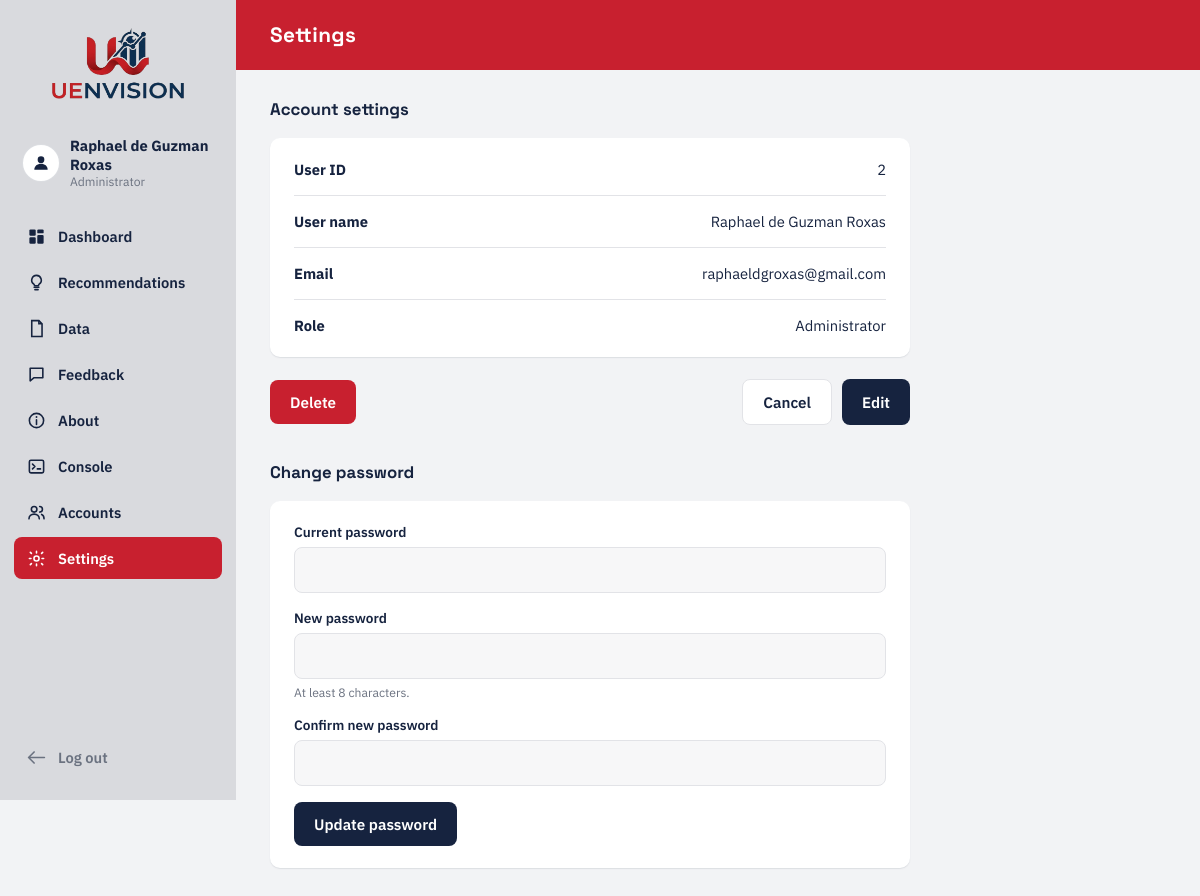
Screenshot of /settings/ (signed in) with the database file from the repository.
### myapp/models.py (models this page shows, shortened)
class CustomUser(AbstractBaseUser, PermissionsMixin):
    class Role(models.TextChoices):
        ADMINISTRATOR = "administrator", "Administrator"
        FACULTY = "faculty", "Faculty"
        STUDENT = "student", "Student"
        ALUMNI = "alumni", "Alumni"
    email = models.EmailField(unique=True)
    role = models.CharField(max_length=20, choices=Role.choices, default=Role.FACULTY)
    last_name = models.CharField(max_length=100)
    first_name = models.CharField(max_length=100)
    middle_name = models.CharField(max_length=100, blank=True)  # optional, per signup.html
    target_role = models.CharField(max_length=60, blank=True)
    is_active = models.BooleanField(default=True)
    is_staff = models.BooleanField(default=False)
    date_joined = models.DateTimeField(auto_now_add=True)
    objects = CustomUserManager()
    USERNAME_FIELD = "email"
    REQUIRED_FIELDS = ["first_name", "last_name"]  # asked for when using createsuperuser
    @property
    def is_administrator(self):
        return self.role == self.Role.ADMINISTRATOR
    @property
    def is_learner(self):
        return self.role in (self.Role.STUDENT, self.Role.ALUMNI)
    def get_full_name(self):
        parts = [self.first_name, self.middle_name, self.last_name]
        return " ".join(p for p in parts if p)

### myapp/views.py (the view)
# urls.py: path("settings/", views.settings_view, name="settings"),
@login_required
def settings_view(request):
    return render(request, "settings.html", {"active_page": "settings", "min_password_length": MIN_PASSWORD_LENGTH})

### myapp/templates/settings.html (shortened to what this page needs)
{% extends "app_base.html" %}
{% block page_content %}
<section class="page is-active" id="page-settings">
  <header class="page-header"><h1>Settings</h1></header>
  <div class="page-body">
    <h2 class="section-title">Account settings</h2>
    <dl class="settings-list">
      <div class="settings-row"><dt>User ID</dt><dd id="set-userid">{{ user.pk }}</dd></div>
      <div class="settings-row"><dt>User name</dt><dd id="set-name" data-editable data-type="text">{{ user.get_full_name }}</dd></div>
      <div class="settings-row"><dt>Email</dt><dd id="set-email" data-editable data-type="email">{{ user.email }}</dd></div>
      <div class="settings-row"><dt>Role</dt><dd id="set-role">{{ user.get_role_display }}</dd></div>
    </dl>
    <div class="settings-actions">
      <button class="btn btn-red" id="delete-btn">Delete</button>
      <span class="settings-actions-right">
        <button class="btn btn-ghost" id="cancel-edit-btn" hidden>Cancel</button>
        <button class="btn btn-navy" id="edit-btn">Edit</button>
      </span>
    </div>
    <h2 class="section-title settings-section-gap">Change password</h2>
    <form class="settings-card" id="password-form" method="post" action="{% url 'change_password' %}">
      <label class="field"><span>Current password</span>
        <input type="password" name="current_password" id="pw-current" autocomplete="current-password" required></label>
      <label class="field"><span>New password</span>
        <input type="password" name="new_password" id="pw-new" autocomplete="new-password" minlength="{{ min_password_length }}" required>
        <small class="field-hint">At least {{ min_password_length }} characters.</small></label>
      <label class="field"><span>Confirm new password</span>
        <input type="password" name="confirm_password" id="pw-confirm" autocomplete="new-password" minlength="{{ min_password_length }}" required></label>
      <button type="submit" class="btn btn-navy">Update password</button>
    </form>
  </div>
</section>
{% endblock %}

### myapp/templates/app_base.html (shortened to what this page needs)
{% extends "base.html" %}
{% load static %}
{% block content %}
<section id="app" class="is-active">
  <div class="app-shell">
    <aside class="sidebar" id="sidebar">
      <div class="sidebar-top">
        <button type="button" class="logo-toggle" id="collapse-btn" aria-label="Collapse or expand sidebar" title="Collapse / expand sidebar">
          {% include "_logo.html" with logo_class="sidebar-logo sidebar-logo--full" %}
        </button>
      </div>
      <a class="profile" id="profile-btn" href="{% url 'settings' %}">
        <span class="avatar" aria-hidden="true">
          <svg viewBox="0 0 24 24"><circle cx="12" cy="8" r="4" fill="currentColor"/><path d="M4 20c0-4.4 3.6-7 8-7s8 2.6 8 7" fill="currentColor"/></svg>
        </span>
        <span class="profile-text">
          <span class="profile-name">{{ user.get_full_name }}</span>
          <span class="profile-role">{{ user.get_role_display }}</span>
        </span>
      </a>
      <nav class="nav" aria-label="Main">
        {% if user.is_learner %}
        <a class="nav-item {% if active_page == 'student_dashboard' %}is-active{% endif %}" href="{% url 'student_dashboard' %}">
          <span class="nav-icon" aria-hidden="true">
            <svg viewBox="0 0 24 24"><rect x="3" y="3" width="8" height="8" rx="1.5" fill="currentColor"/><rect x="13" y="3" width="8" height="5" rx="1.5" fill="currentColor"/><rect x="13" y="10" width="8" height="11" rx="1.5" fill="currentColor"/><rect x="3" y="13" width="8" height="8" rx="1.5" fill="currentColor"/></svg>
          </span>
          <span>My skill gap</span>
        </a>
        <a class="nav-item {% if active_page == 'my_skills' %}is-active{% endif %}" href="{% url 'my_skills' %}">
          <span class="nav-icon" aria-hidden="true">
            <svg viewBox="0 0 24 24"><path d="M4 5.5A1.5 1.5 0 0 1 5.5 4H11v16H5.5A1.5 1.5 0 0 1 4 18.5z M13 4h5.5A1.5 1.5 0 0 1 20 5.5v13a1.5 1.5 0 0 1-1.5 1.5H13z" fill="none" stroke="currentColor" stroke-width="2" stroke-linejoin="round"/></svg>
          </span>
          <span>My subjects &amp; skills</span>
        </a>
        {% else %}
        <a class="nav-item {% if active_page == 'dashboard' %}is-active{% endif %}" href="{% url 'dashboard' %}">
          <span class="nav-icon" aria-hidden="true">
            <svg viewBox="0 0 24 24"><rect x="3" y="3" width="8" height="8" rx="1.5" fill="currentColor"/><rect x="13" y="3" width="8" height="5" rx="1.5" fill="currentColor"/><rect x="13" y="10" width="8" height="11" rx="1.5" fill="currentColor"/><rect x="3" y="13" width="8" height="8" rx="1.5" fill="currentColor"/></svg>
          </span>
          <span>Dashboard</span>
        </a>
        <a class="nav-item {% if active_page == 'recommendations' %}is-active{% endif %}" href="{% url 'recommendations' %}">
          <span class="nav-icon" aria-hidden="true">
            <svg viewBox="0 0 24 24"><path d="M9 18h6M10 21h4" stroke="currentColor" stroke-width="2" stroke-linecap="round"/><path d="M12 3a6 6 0 0 0-3.5 10.9c.6.5 1 1.2 1 2V16h5v-.1c0-.8.4-1.5 1-2A6 6 0 0 0 12 3z" fill="none" stroke="currentColor" stroke-width="2" stroke-linejoin="round"/></svg>
          </span>
          <span>Recommendations</span>
        </a>
        <a class="nav-item {% if active_page == 'data' %}is-active{% endif %}" href="{% url 'data' %}">
          <span class="nav-icon" aria-hidden="true">
            <svg viewBox="0 0 24 24"><path d="M6 2h9l4 4v16H6z" fill="none" stroke="currentColor" stroke-width="2"/><path d="M15 2v4h4" fill="none" stroke="currentColor" stroke-width="2"/></svg>
          </span>
          <span>Data</span>
        </a>
        {% endif %}
        <a class="nav-item {% if active_page == 'feedback' %}is-active{% endif %}" href="{% url 'feedback' %}">
          <span class="nav-icon" aria-hidden="true">
            <svg viewBox="0 0 24 24"><path d="M4 4h16v12H9l-5 4z" fill="none" stroke="currentColor" stroke-width="2" stroke-linejoin="round"/></svg>
          </span>
          <span>Feedback</span>
        </a>
        <a class="nav-item {% if active_page == 'about' %}is-active{% endif %}" href="{% url 'about' %}">
          <span class="nav-icon" aria-hidden="true">
            <svg viewBox="0 0 24 24"><circle cx="12" cy="12" r="9" fill="none" stroke="currentColor" stroke-width="2"/><line x1="12" y1="11" x2="12" y2="17" stroke="currentColor" stroke-width="2" stroke-linecap="round"/><circle cx="12" cy="7.5" r="1.2" fill="currentColor"/></svg>
          </span>
          <span>About</span>
        </a>
        {% if user.is_administrator %}
        <a class="nav-item {% if active_page == 'console' %}is-active{% endif %}" href="{% url 'console' %}">
          <span class="nav-icon" aria-hidden="true">
            <svg viewBox="0 0 24 24"><rect x="3" y="4" width="18" height="16" rx="2" fill="none" stroke="currentColor" stroke-width="2"/><path d="M7 9l3 3-3 3M13 15h4" fill="none" stroke="currentColor" stroke-width="2" stroke-linecap="round" stroke-linejoin="round"/></svg>
          </span>
          <span>Console</span>
        </a>
        {% endif %}
        {% if user.is_administrator %}
        <a class="nav-item {% if active_page == 'accounts' %}is-active{% endif %}" href="{% url 'accounts' %}">
          <span class="nav-icon" aria-hidden="true">
          </span>
          <span>Accounts</span>
        </a>
        {% endif %}
        <a class="nav-item {% if active_page == 'settings' %}is-active{% endif %}" href="{% url 'settings' %}">
          <span class="nav-icon" aria-hidden="true">
            <svg viewBox="0 0 24 24"><circle cx="12" cy="12" r="3.2" fill="none" stroke="currentColor" stroke-width="2"/><path d="M12 3v2M12 19v2M4.2 4.2l1.4 1.4M18.4 18.4l1.4 1.4M3 12h2M19 12h2M4.2 19.8l1.4-1.4M18.4 5.6l1.4-1.4" stroke="currentColor" stroke-width="2" stroke-linecap="round"/></svg>
          </span>
          <span>Settings</span>
        </a>
      </nav>
      <a class="nav-item nav-item--collapse" id="logout-btn" href="{% url 'logout' %}">
        <span class="nav-icon" aria-hidden="true">
          <svg viewBox="0 0 24 24"><path d="M9 5l-7 7 7 7M2 12h20" fill="none" stroke="currentColor" stroke-width="2" stroke-linecap="round" stroke-linejoin="round"/></svg>
        </span>
        <span>Log out</span>
      </a>
    </aside>
    <main class="content">
      {% block page_content %}{% endblock %}
    </main>
  </div>
</section>
{% endblock %}

### myapp/static/myapp/styles.css (style rules this page uses)
:root { --red: #c8202f; --red-dark: #a11824; --navy: #16233f; --navy-light: #24365e; --bg: #f2f3f5; --card: #ffffff; --sidebar: #d9dade; --line: #e2e3e7; --ink: #16233f; --muted: #6b7280; --muted-2: #8b8f98; --radius: 10px; --font-head: 'Space Grotesk', sans-serif; --font-body: 'IBM Plex Sans', sans-serif; --shadow-card: 0 1px 2px rgba(22,35,63,.06), 0 1px 0 rgba(22,35,63,.04); }
* { box-sizing:border-box; }
html,body { margin:0;padding:0; }
body { font-family: var(--font-body); color: var(--ink); background: var(--bg); -webkit-font-smoothing: antialiased; }
h1,h2,h3,h4 { font-family: var(--font-head); margin:0; }
button { font-family: inherit; cursor:pointer; }
a { color:inherit; }
.btn { border:none;border-radius:8px;padding:12px 20px;font-weight:600;font-size:.95rem; display:inline-flex; align-items:center; justify-content:center; gap:8px; transition: transform .12s ease, filter .12s ease; }
.btn-navy { background:var(--navy); color:#fff; }
.btn-red { background:var(--red); color:#fff; }
.btn-ghost { background:#fff; color:var(--navy); border:1px solid var(--line); }
.field { display:flex; flex-direction:column; gap:6px; font-size:.85rem; font-weight:600; color:var(--ink); }
.field input, .field select, .select-field select { font-family: inherit; font-size:.95rem; font-weight:400; padding:12px 14px; border-radius:8px; border:1px solid var(--line); background:#f7f7f8; }
#app { display:none; }
#app.is-active { display:block; }
.app-shell { display:flex; min-height:100vh; }
.sidebar { width:236px; flex-shrink:0; background:var(--sidebar); display:flex; flex-direction:column; padding: 22px 14px; transition: width .2s ease; position:sticky; top:0; height:100vh; overflow-y:auto; }
.sidebar-top { display:flex; align-items:center; justify-content:center; gap:10px; padding: 0 6px 22px; }
.profile { display:flex; align-items:center; gap:10px; background:none; border:none; text-align:left; padding:10px 8px; border-radius:8px; margin-bottom:16px; text-decoration:none; color:inherit; }
.avatar { width:38px; height:38px; border-radius:50%; background:#fff; border:1px solid rgba(22,35,63,.15); display:flex; align-items:center; justify-content:center; color:var(--navy); flex-shrink:0; }
.avatar svg { width:20px; height:20px; }
.profile-text { display:flex; flex-direction:column; line-height:1.25; }
.profile-name { font-weight:700; font-size:.92rem; }
.profile-role { font-size:.76rem; color:var(--muted); }
.nav { display:flex; flex-direction:column; gap:4px; flex:1; }
.nav-item { display:flex; align-items:center; gap:12px; background:none; border:none; text-align:left; padding:11px 12px; border-radius:8px; font-weight:600; font-size:.92rem; color:var(--ink); text-decoration:none; }
.nav-item.is-active { background:var(--red); color:#fff; }
.nav-icon { width:20px; height:20px; flex-shrink:0; display:flex; align-items:center; justify-content:center; }
.nav-icon svg { width:19px; height:19px; }
.nav-item--collapse { margin-top:auto; color:var(--muted); }
.content { flex:1; min-width:0; display:flex; flex-direction:column; }
.page { display:none; }
.page.is-active { display:block; }
.page-header { background:var(--red); color:#fff; padding:22px 34px; }
.page-header h1 { font-size:1.3rem; letter-spacing:.02em; }
.page-body { padding:28px 34px 60px; }
.section-title { font-size:1.05rem; margin-bottom:18px; }
.settings-list { max-width:640px; background:var(--card); border-radius:var(--radius); box-shadow:var(--shadow-card); padding:6px 24px; }
.settings-row { display:flex; justify-content:space-between; padding:16px 0; border-bottom:1px solid var(--line); font-size:.92rem; }
.settings-row:last-child { border-bottom:none; }
.settings-row dt { font-weight:700; }
.settings-row dd { margin:0; color:var(--ink); }
.settings-actions { max-width:640px; display:flex; justify-content:space-between; align-items:center; margin-top:22px; }
.settings-actions-right { display:flex; gap:10px; }
.logo-toggle { display: flex; align-items: center; justify-content: center; width: 100%; padding: 6px 0; background: none; border: 0; border-radius: 8px; cursor: pointer; }
.settings-section-gap { margin-top:36px; }
.settings-card { max-width:640px; background:var(--card); border-radius:var(--radius); box-shadow:var(--shadow-card); padding:22px 24px; display:flex; flex-direction:column; gap:16px; }
.settings-card .btn { align-self:flex-start; }
.field-hint { font-weight:400; font-size:.76rem; color:var(--muted); }

### rows the page displays
CustomUser: get_full_name "Raphael de Guzman Roxas", role "Administrator", pk "2", email "raphaeldgroxas@gmail.com"

### other values shown
{{ min_password_length }} "8"
